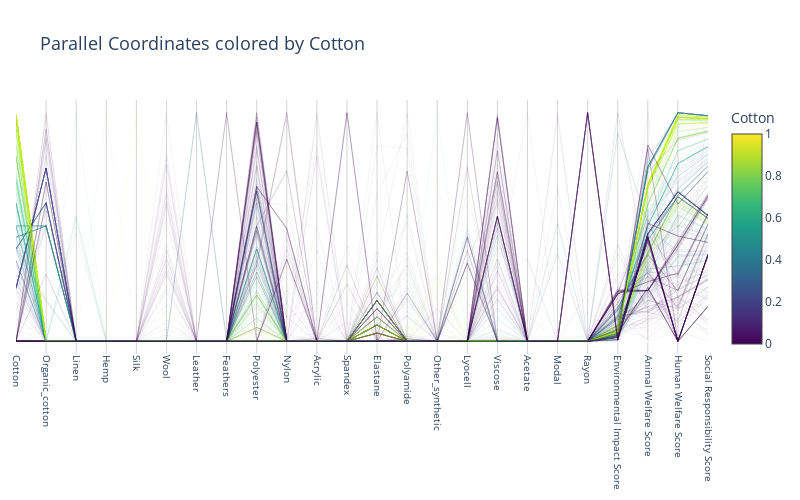
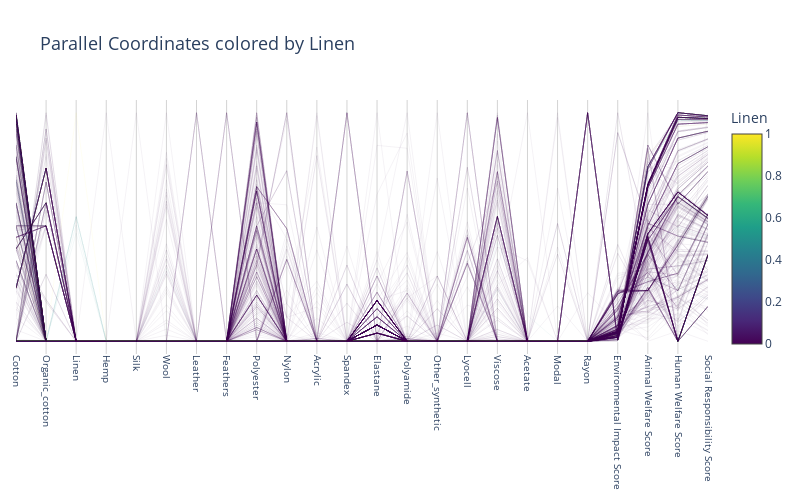

The code cell stored with these charts, in order, in its notebook:
### Code cell
#parallel coordinates plot
df = clothes_df.drop('Type', axis=1)

df = df.dropna(subset=df.columns[1:-4], how='all')
target_columns = df.columns.to_list()

normalized_df = (df[target_columns] - df[target_columns].min()) / (df[target_columns].max() - df[target_columns].min())
normalized_df = normalized_df.dropna(subset=normalized_df.columns[1:-4], how='all')

def create_parallel_coordinates_plot(color_column):
    colorscale = px.colors.sequential.Viridis
    color_values = (normalized_df[color_column] - normalized_df[color_column].min()) / \
                   (normalized_df[color_column].max() - normalized_df[color_column].min())
    
    fig = go.Figure()

    for index, row in normalized_df.iterrows():
        color_index = int(color_values.loc[index] * (len(colorscale) - 1))
        fig.add_trace(
            go.Scatter(
                x=target_columns,
                y=row,
                mode="lines",
                line=dict(color=colorscale[color_index], width=0.5),
                opacity=0.1,
                showlegend=False
            )
        )

    color_bar_trace = go.Scatter(
        x=[None],
        y=[None],
        mode="markers",
        marker=dict(
            colorscale=colorscale,
            cmin=0,
            cmax=1,
            colorbar=dict(title=color_column)
        ),
        showlegend=False
    )

    fig.add_trace(color_bar_trace)
    fig.update_xaxes(
        tickangle=90,
        tickfont=dict(size=10),
        title_font=dict(size=12),
        tickcolor="gray",
        showgrid=True,
        gridcolor="lightgray",
    )

    fig.update_yaxes(
        tickfont=dict(size=10),
        title_font=dict(size=12),
        tickcolor="gray",
        showgrid=True,
        gridcolor="lightgray",
        tickvals=[]
    )

    fig.update_layout(
        title=dict(
            text=f"Parallel Coordinates colored by {color_column}",
            font=dict(size=18)
        ),
        plot_bgcolor="white",
        width=800,
        height=500,
        margin=dict(l=10, r=50, t=100, b=10)
    )
    #fig.write_image(f"images/parallel/parallel_{color_column.replace(' ', '_')}.svg")
    fig.show()

interact(create_parallel_coordinates_plot, color_column=target_columns)
